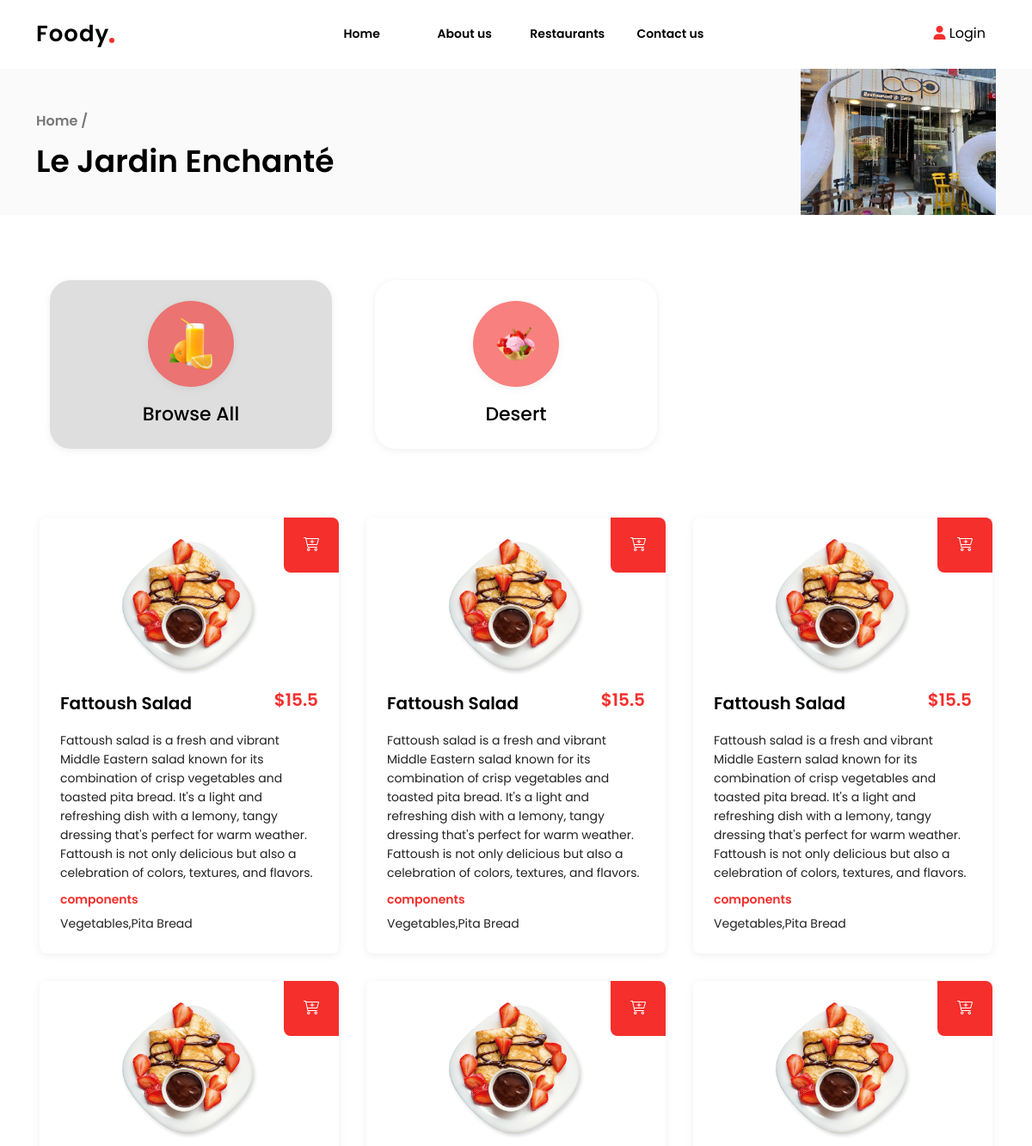
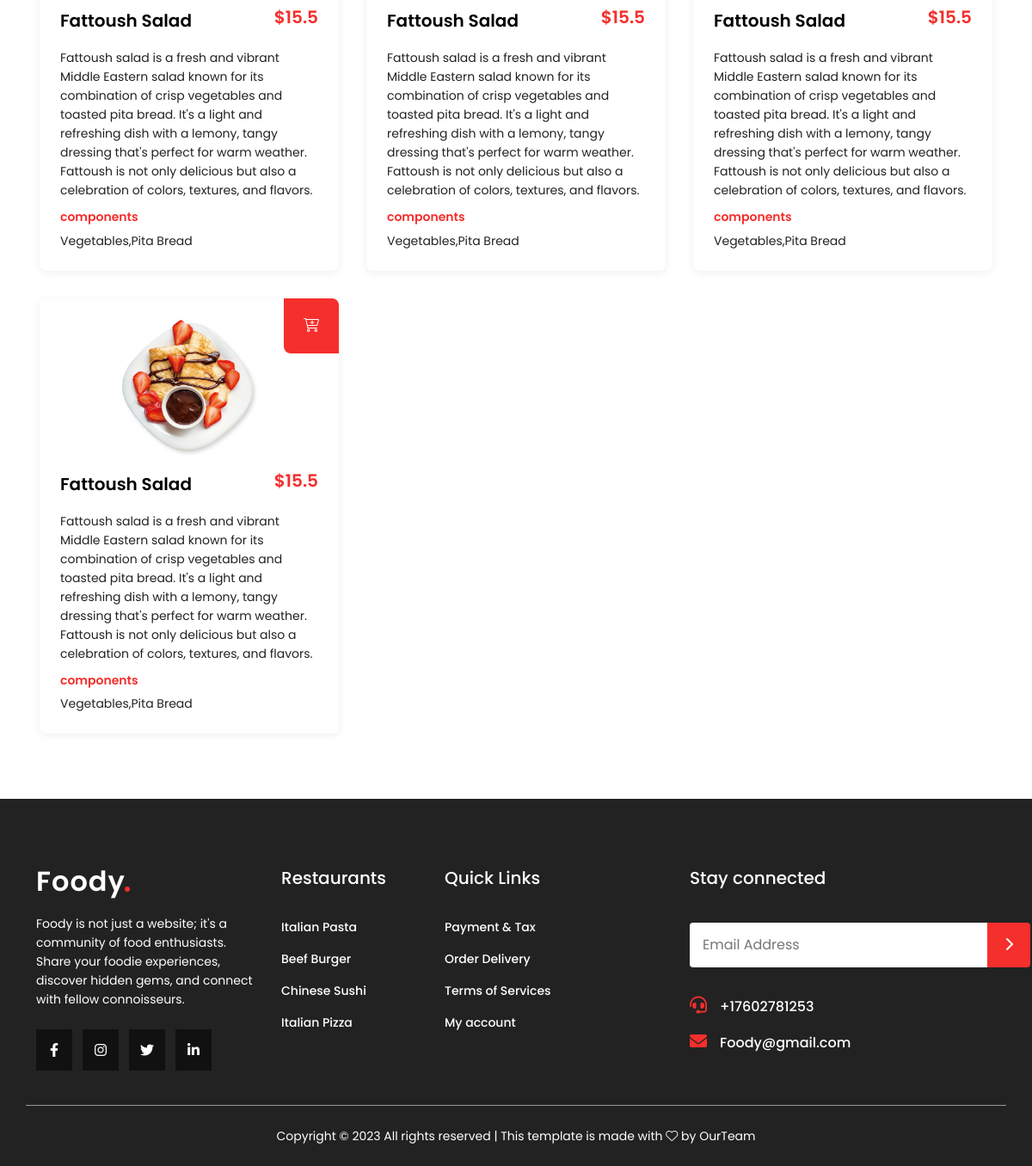
Screenshot of /restaurant.php?id=1 with the database file from the repository (2 pictures, top to bottom).
### tables this page shows
CREATE TABLE `restaurants` (
  `restaurant_id` int(11) NOT NULL,
  `restaurant_name` varchar(200) NOT NULL,
  `restaurant_address` text NOT NULL,
  `restaurant_phone` varchar(100) NOT NULL,
  `restaurant_username` varchar(250) NOT NULL,
  `restaurant_password` varchar(250) NOT NULL,
  `city_id` int(11) NOT NULL,
  `restaurant_image` varchar(500) NOT NULL
);

CREATE TABLE `menu_categories` (
  `cat_id` int(11) NOT NULL,
  `cat_name` varchar(250) NOT NULL,
  `restaurant_id` int(11) NOT NULL,
  `cat_image` varchar(500) NOT NULL
);

CREATE TABLE `menu_item` (
  `item_id` int(11) NOT NULL,
  `restaurant_id` int(11) NOT NULL,
  `item_name` varchar(300) NOT NULL,
  `item_description` text NOT NULL,
  `item_price` double NOT NULL,
  `item_ingredients` text NOT NULL,
  `item_image` varchar(500) NOT NULL,
  `cat_id` int(11) NOT NULL
);

### helper.php (called while the page is built, shortened)
<?php
if (!function_exists('runQuery')) {
    function runQuery($query)
    {
        $servername = "localhost";
        $username = "root";
        $password = "";
        $database = "resturants";
        $conn = new mysqli($servername, $username, $password, $database);
        $conn->set_charset("utf8");
        return $conn->query($query);
    }
}
if (!function_exists('runOneQuery')) {
    function runOneQuery($query)
    {
        $servername = "localhost";
        $username = "root";
        $password = "";
        $database = "resturants";
        $conn = new mysqli($servername, $username, $password, $database);
        return $conn->query($query)->fetch_assoc();
    }
}

### restaurant.php (the view, shortened to what this page needs)
<?php
require 'helper.php';
$protocol = isset($_SERVER['HTTPS']) && $_SERVER['HTTPS'] === 'on' ? 'https://' : 'http://';
$domain = $_SERVER['HTTP_HOST'];
$uri = $_SERVER['REQUEST_URI'];
$fullUrl = $protocol . $domain . $uri;
$urlComponents = parse_url($fullUrl);
parse_str($urlComponents['query'], $queryParams);
$newQueryString = http_build_query($queryParams);
$fullUrl = $urlComponents['scheme'] . '://' . $urlComponents['host'] . $urlComponents['path'] . '?' . $newQueryString;
$id = $_GET['id'] ?? 0;
$selectRestaurantSql = "SELECT * FROM restaurants WHERE `restaurant_id` = {$id}";
$selectRestaurantResult = runOneQuery($selectRestaurantSql);
$selectAllCategoriesSql = "SELECT * FROM menu_categories WHERE `restaurant_id` = {$id}";
$selectAllCategoriesResult = runQuery($selectAllCategoriesSql);
$cat_id = $_GET['cat_id'] ?? 'all';
$selectAllProductsSql = "SELECT * FROM menu_item WHERE `restaurant_id` = {$id}";
$selectAllProductsSResult = runQuery($selectAllProductsSql);
?>
<!DOCTYPE html>
<html lang="en">
<head>
    <?php
    require_once 'layout/assets/css.php'
    ?>
</head>
<body>
<?php
require_once 'layout/inc/header.php'
?>
<main>
    <section class="section_header">
        <div class="container d-flex justify-content-between">
            <div class="navigation">
                <h2>
                    <a href="index.php">Home /</a> <br> <?php echo $selectRestaurantResult['restaurant_name'] ?? '' ?>
                </h2>
            </div>
            <div class="thumb_img">
                <img src=" <?php echo $selectRestaurantResult['restaurant_image'] ?? '' ?>" alt="thumb">
            </div>
        </div>
    </section>
    <section class="resturant-section">
        <div class="container mb-5">
            <div class="swiper categoriesSwiper">
                <div class="swiper-wrapper">
                    <div class="swiper-slide">
                        <div class="category_card <?php echo $cat_id == 'all' ? 'active' : '' ?>">
                            <div class="icon">
                                <img src="assets/images/all.png" alt="">
                            </div>
                            <h5><a href="<?php echo $fullUrl . '&cat_id=all' ?>">Browse All</a></h5>
                        </div>
                    </div>
                    <?php
                    if ($selectAllCategoriesResult->num_rows > 0) {
                        while ($row = $selectAllCategoriesResult->fetch_assoc()) {
                            ?>
                            <div class="swiper-slide">
                                <div class="category_card <?php echo $cat_id == $row['cat_id'] ? 'active' : '' ?>">
                                    <div class="icon">
                                        <img src="<?php echo $row['cat_image'] ?? '' ?>" alt="">
                                    </div>
                                    <h5>
                                        <a href="<?php echo $fullUrl . '&cat_id=' . $row['cat_id'] ?>"><?php echo $row['cat_name'] ?? '' ?></a>
                                    </h5>
                                </div>
                            </div>
                            <?php
                        }
                    }
                    ?>
                </div>
            </div>
        </div>
        <div class="container">
            <div class="row">
                <?php
                if ($selectAllProductsSResult->num_rows > 0) {
                    while ($row = $selectAllProductsSResult->fetch_assoc()) {
                        ?>
                        <div class="col-lg-4 col-md-6 col-12 p-3">
                            <div class="product-card">
                                <span>
                                    <a href="add-to-cart.php?id=<?php echo $row['item_id'] ?>" style="color: white">
                                       <i class="fa-light fa-cart-plus"></i>
                                    </a>
                            </span>
                                <a href="product-details.php?id=<?php echo $row['item_id'] ?>" class="pro_img">
                                    <img src="<?php echo $row['item_image'] ?>" alt="">
                                </a>
                                <div class="pro_info">
                                    <a href="product-details.php?id=<?php echo $row['item_id'] ?>"><?php echo $row['item_name'] ?></a>
                                    <h4>$<?php echo $row['item_price'] ?></h4>
                                </div>
                                <div class="pro_description">
                                    <p>
                                        <?php echo $row['item_description'] ?>
                                    </p>
                                    <h6>components</h6>
                                    <p><?php echo $row['item_ingredients'] ?></p>
                                </div>
                            </div>
                        </div>
                        <?php
                    }
                }
                ?>
            </div>
        </div>
    </section>
</main>
<?php
require_once 'layout/inc/footer.php'
?>
</body>
</html>

### assets/css/style.css (style rules this page uses)
* { margin: 0; padding: 0; line-height: 32px; box-sizing: border-box; scroll-behavior: smooth; font-family: "Poppins", sans-serif; -webkit-tap-highlight-color: transparent; }
body { overflow-x: hidden; position: relative; }
a { text-decoration: none; }
p { margin: 0; }
main .section_header { height: 250px; background: #fafafa; padding-top: 80px; }
main .section_header .container { height: 100%; }
main .section_header .container .navigation { height: 100%; display: flex; align-items: center; }
main .section_header .container .navigation h2 { font-size: 36px; color: #000; line-height: 54px; font-weight: 600; }
main .section_header .container .navigation h2 a { font-size: 16px; color: #777777; }
main .section_header .container .thumb_img { height: 100%; display: flex; align-items: center; justify-content: center; }
main .section_header .container .thumb_img img { height: 170px; }
main .resturant-section { padding: 60px 16px; }
main .resturant-section .swiper { display: flex; padding: 16px; }
main .resturant-section .category_card { padding: 24px; display: flex; align-items: center; justify-content: center; flex-direction: column; box-shadow: rgba(99, 99, 99, 0.1) 0px 2px 8px 0px; border-radius: 24px; }
main .resturant-section .category_card .icon { width: 100px; height: 100px; box-shadow: rgba(99, 99, 99, 0.1) 0px 2px 8px 0px; transition: all 0.3s ease-in-out; display: flex; align-items: center; justify-content: center; background: rgba(244, 47, 44, 0.6078431373); border-radius: 50%; border: 4px solid transparent; }
main .resturant-section .category_card .icon img { -o-object-fit: contain; object-fit: contain; width: 54%; }
main .resturant-section .category_card h5 { margin: 0; margin-top: 16px; font-size: 22px; }
main .resturant-section .category_card h5 a { color: #000; transition: all 0.3s ease-in-out; }
main .resturant-section .category_card.active { background-color: #dedede; }
.product-card { box-shadow: rgba(99, 99, 99, 0.1) 0px 2px 8px 0px; height: 100%; padding: 24px; display: flex; gap: 16px; flex-direction: column; border-radius: 8px; position: relative; }
.product-card span { position: absolute; top: 0; right: 0; display: flex; align-items: center; justify-content: center; width: 64px; height: 64px; border-radius: 0 8px 0 8px; background: #f42f2c; color: #fff; transition: all 0.3s ease-in-out; }
.product-card .pro_img { width: 100%; display: flex; align-items: center; justify-content: center; }
.product-card .pro_img img { height: 160px; }
.product-card .pro_info { display: flex; align-items: center; justify-content: space-between; }
.product-card .pro_info a { font-size: 20px; color: #000; font-weight: 600; }
.product-card .pro_info h4 { font-size: 20px; font-weight: 600; color: #f42f2c; }
.product-card .pro_description p { font-size: 14px; color: #222; line-height: 22px; }
.product-card .pro_description h6 { font-size: 14px; color: #f42f2c; font-weight: 600; margin-top: 12px; }

### rows the page displays
restaurants: restaurant_name "Le Jardin Enchanté", restaurant_image (picture)
menu_categories: cat_image (picture), cat_name "Desert"
menu_item: item_image (picture), item_name "Fattoush Salad", item_price "15.5", item_description "Fattoush salad is a fresh and vibrant Middle Eastern salad known for its combination of crisp vegetables and toasted pita bread. It's a light and refreshing dish with a lemony, tangy dressing that's perfect for warm weather. Fattoush is not only delicious but also a celebration of colors, textures, and flavors.", item_ingredients "Vegetables,Pita Bread"
menu_item: item_image (picture), item_name "Fattoush Salad", item_price "15.5", item_description "Fattoush salad is a fresh and vibrant Middle Eastern salad known for its combination of crisp vegetables and toasted pita bread. It's a light and refreshing dish with a lemony, tangy dressing that's perfect for warm weather. Fattoush is not only delicious but also a celebration of colors, textures, and flavors.", item_ingredients "Vegetables,Pita Bread"
menu_item: item_image (picture), item_name "Fattoush Salad", item_price "15.5", item_description "Fattoush salad is a fresh and vibrant Middle Eastern salad known for its combination of crisp vegetables and toasted pita bread. It's a light and refreshing dish with a lemony, tangy dressing that's perfect for warm weather. Fattoush is not only delicious but also a celebration of colors, textures, and flavors.", item_ingredients "Vegetables,Pita Bread"
menu_item: item_image (picture), item_name "Fattoush Salad", item_price "15.5", item_description "Fattoush salad is a fresh and vibrant Middle Eastern salad known for its combination of crisp vegetables and toasted pita bread. It's a light and refreshing dish with a lemony, tangy dressing that's perfect for warm weather. Fattoush is not only delicious but also a celebration of colors, textures, and flavors.", item_ingredients "Vegetables,Pita Bread"
menu_item: item_image (picture), item_name "Fattoush Salad", item_price "15.5", item_description "Fattoush salad is a fresh and vibrant Middle Eastern salad known for its combination of crisp vegetables and toasted pita bread. It's a light and refreshing dish with a lemony, tangy dressing that's perfect for warm weather. Fattoush is not only delicious but also a celebration of colors, textures, and flavors.", item_ingredients "Vegetables,Pita Bread"
menu_item: item_image (picture), item_name "Fattoush Salad", item_price "15.5", item_description "Fattoush salad is a fresh and vibrant Middle Eastern salad known for its combination of crisp vegetables and toasted pita bread. It's a light and refreshing dish with a lemony, tangy dressing that's perfect for warm weather. Fattoush is not only delicious but also a celebration of colors, textures, and flavors.", item_ingredients "Vegetables,Pita Bread"
menu_item: item_image (picture), item_name "Fattoush Salad", item_price "15.5", item_description "Fattoush salad is a fresh and vibrant Middle Eastern salad known for its combination of crisp vegetables and toasted pita bread. It's a light and refreshing dish with a lemony, tangy dressing that's perfect for warm weather. Fattoush is not only delicious but also a celebration of colors, textures, and flavors.", item_ingredients "Vegetables,Pita Bread"
